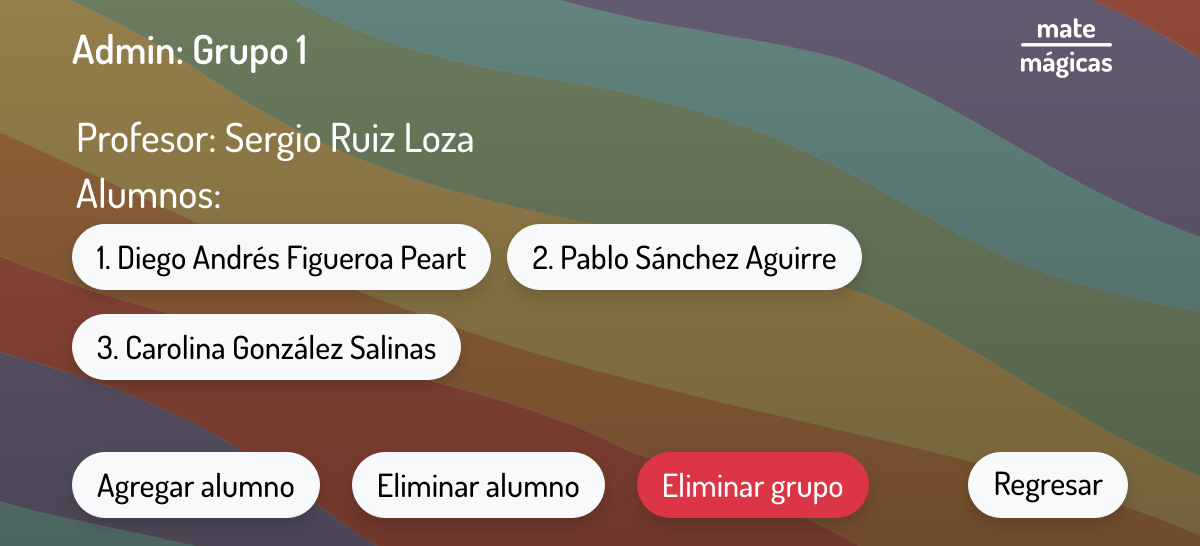
/manage/1, run on the app's committed database.
### game/models.py (models this page shows)
class Grupo(models.Model):
    profesor = models.ForeignKey(Profesor, on_delete=models.CASCADE)
    numero = models.IntegerField(unique=True)

class Profesor(models.Model):
    first_name = models.CharField(max_length=100)
    last_name = models.CharField(max_length=100)
    username = models.CharField(max_length=100, unique=True)
    password = models.CharField(max_length=100)

class Alumno(models.Model):
    grupo = models.ForeignKey(Grupo, null=False, on_delete=models.CASCADE)
    num_lista = models.IntegerField(null=False)
    first_name = models.CharField(max_length=100)
    last_name = models.CharField(max_length=100)
    nivel_actual = models.IntegerField(default=1)

### game/views.py (the view)
# urls.py: path('manage/<int:numero>', views.manage_group, name='manage_group'),
def manage_group(request, numero):
    grupo = Grupo.objects.get(numero=numero)
    alumnos = Alumno.objects.filter(grupo=grupo)
    profesor = grupo.profesor
    return render(request, 'manage_group.html', {'grupo': grupo, 'alumnos': alumnos, 'profesor': profesor})

### game/templates/manage_group.html (shortened to what this page needs)
{% extends "base.html" %}
{% load static %}
{% block main %}
<nav class="navbar navbar-expand-lg mb-3" data-bs-theme="dark">
    <div class="container-fluid">
        <span class="navbar-brand fs-1 fw-semibold">Admin: Grupo {{ grupo.numero }}</span>
        <a class="navbar-brand logo ms-auto" href="/"><img src="{% static 'svg/matemagicas-logo.svg' %}" height="70" draggable="false"></a>
    </div>
</nav>
<div>
    <h1 class="text-white ps-3">Profesor: {{ profesor.first_name }} {{ profesor.last_name }}</h1>
</div>
<div>
    <h1 class="text-white ps-3">Alumnos:</h1>
    <div class="container-fluid d-flex flex-wrap mb-5">
        {% for alumno in alumnos %}
            <button type="button" data-bs-toggle="modal" data-bs-target="#del_alum" class="btn px-4 me-3 mb-4 fs-2 fw-medium text-center form-control-lg rounded-pill btn-light shadow">{{ alumno.num_lista }}. {{ alumno.first_name }} {{ alumno.last_name }}</button>
        {% endfor %}
    </div>
</div>
<div class="container-fluid d-flex">
    <button type="button" data-bs-toggle="modal" data-bs-target="#newalum" class="btn px-4 me-3 fs-2 fw-medium text-center form-control-lg rounded-pill btn-light shadow">Agregar alumno</button>
    <button type="button" data-bs-toggle="modal" data-bs-target="#delalum" class="btn px-4 mx-3 fs-2 fw-medium text-center form-control-lg rounded-pill btn-light shadow">Eliminar alumno</button>
    <button type="button" data-bs-toggle="modal" data-bs-target="#delgroup" class="btn px-4 mx-3 fs-2 fw-medium text-center form-control-lg rounded-pill btn-danger shadow">Eliminar grupo</button>
    <a href="/manage" type="button" class="btn px-4 ms-auto fs-2 fw-medium text-center form-control-lg rounded-pill btn-light shadow">Regresar</a>
</div>
{% endblock %}

### game/templates/base.html (shortened to what this page needs)
{% load static %}
<!doctype html>
<html lang="es">
    <head>
        <link href="{% static 'css/bootstrap.min.css' %}" rel="stylesheet">
        <link href="{% static 'css/styles.css' %}" rel="stylesheet">
    </head>
    <body class="mx-5 bg-colors">
        <div class="container-fluid">
            {% block main %}
            {% endblock %}
        </div>
    </body>
</html>

### game/static/css/styles.css (style rules this page uses)
:root { --bs-body-font-family: "Dosis"; }
.bg-colors { background: linear-gradient(rgba(0, 0, 0, 0.4), rgba(0, 0, 0, 0.6)), url('../svg/bg.svg'); background-size: cover; background-attachment: fixed; }
.logo { filter: invert(1); }

### data on the page
Grupo: numero "1"
Profesor: first_name "Sergio", last_name "Ruiz Loza"
Alumno: num_lista "1", first_name "Diego Andrés", last_name "Figueroa Peart"
Alumno: num_lista "2", first_name "Pablo", last_name "Sánchez Aguirre"
Alumno: num_lista "3", first_name "Carolina", last_name "González Salinas"
